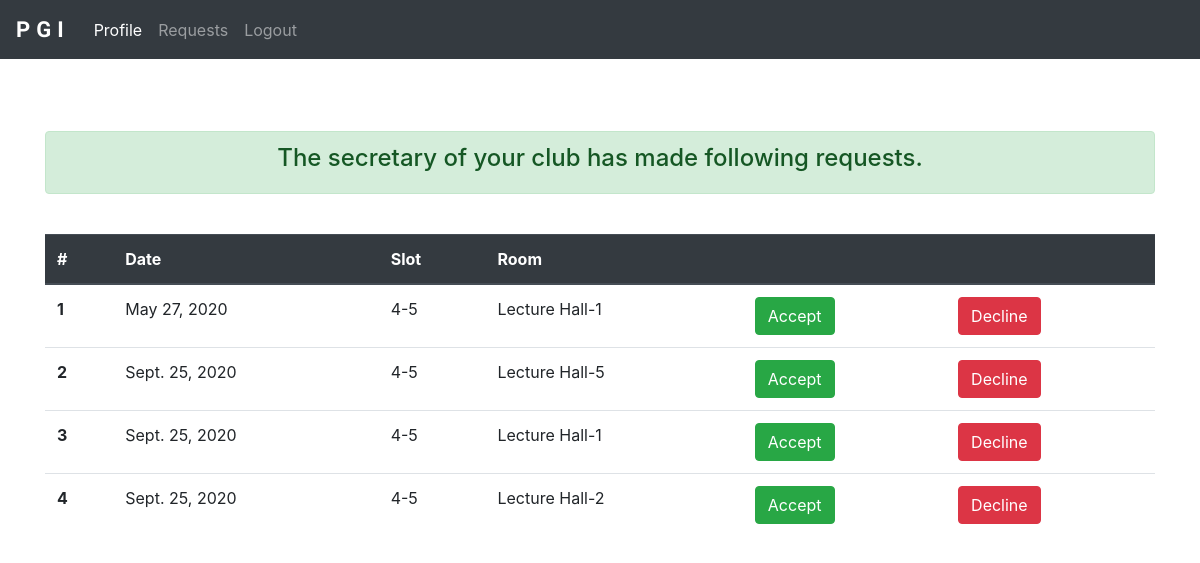
Screenshot of /pgi_app/oi_request/ (signed in) with the database file from the repository.
### pgi_app/models.py (models this page shows, shortened)
class request_db(models.Model):
    request_id=models.IntegerField(default=0,primary_key=True)
    authority=models.ForeignKey(User,null=True,on_delete=models.DO_NOTHING)
    room=models.ForeignKey(room_db,on_delete=models.DO_NOTHING)
    date=models.DateField(null=True)
    SLOT=(
        ('4-5','4-5'),
        ('5-6','5-6'),
        ('6-7','6-7'),
        ('7-8','7-8'),
    )
    slot=models.CharField(max_length=200,null=True,choices=SLOT)
    STATUS=(
        ('-1','-1'),
        ('0','0'),
        ('1','1'),
        ('2','2'),
        ('3','3'),
        ('4','4'),
    )
    status=models.CharField(max_length=200,null=True,choices=STATUS)

class room_db(models.Model):
    room_number=models.CharField(max_length=200,primary_key=True)
    department=models.CharField(max_length=200,blank=True,null=True)
    def __str__(self):
        return self.room_number

### pgi_app/views.py (the view, shortened to what this page needs)
@login_required
def oi_request(request):
    curr_username=request.user.username
    oi_name=request.user.first_name +" "+request.user.last_name
    curr_club=authority_db.objects.get(user=request.user).club
    user_name=str(authority_db.objects.get(club=curr_club,designation='Club secretary'))
    user_obj=User.objects.get(username=user_name)
    secy_email=user_obj.email
    secy_name=user_obj.first_name+" " +user_obj.last_name
    requests_by_user=request_db.objects.filter(authority=user_obj,status='0')
    req_dict={'requests':requests_by_user}
    return render(request,'pgi_app/oi_request.html',req_dict)

### pgi_app/models.py (called while the page is built)
    def __str__(self):
        return self.user.username

### templates/pgi_app/oi_request.html (shortened to what this page needs)
<!DOCTYPE html>
{% load static %}
<html lang="en" dir="ltr">
  <head>
    <link rel="stylesheet" href="https://stackpath.bootstrapcdn.com/bootstrap/4.4.1/css/bootstrap.min.css">
    <link rel="stylesheet" href="{% static "CSS/oi_request.css" %}">
  </head>
  <body>
    <nav class="navbar navbar-expand-lg navbar-dark bg-dark">
      <a class="navbar-brand design" href="#"><b>PGI</b></a>
        <div class="collapse navbar-collapse" id="navbarSupportedContent">
          <ul class="navbar-nav mr-auto">
            <li class="nav-item active">
              <a class="nav-link  " href="{% url 'pgi_app:oi_profile' %}">Profile <span class="sr-only">(current)</span></a>
            </li>
            <li class="nav-item">
              <a class="nav-link " href="{% url 'pgi_app:oi_request' %}">Requests</a>
            </li>
            <li class="nav-item">
              <a class="nav-link"  href="{% url 'logout' %}">Logout</a>
            </li>
          </ul>
        </div>
      </nav>
<br>
<br>
<br>
<div class="container">
  <div class="alert alert-success pick" role="alert">
    <h4 class="alert-heading">The secretary of your club has made following requests.</h4>
  </div>
</div>
<br>
<form action = "{% url 'pgi_app:oi_request' %}" method="POST">
  <div class="container">
    <table class="table table-hover">
      <thead class="thead-dark">
        <tr>
          <th scope="col">#</th>
          <th scope="col">Date</th>
          <th scope="col">Slot</th>
          <th scope="col">Room</th>
          <th scope="col"></th>
          <th scope="col"></th>
        </tr>
      </thead>
      <tbody>
        {%for i in requests%}
        <tr>
          <th scope="row">{{forloop.counter}}</th>
          <td>{{i.date}}</td>
          <td>{{i.slot}}</td>
          <td>{{i.room}}</td>
          <td><button type="submit" class="btn btn-success" name=accept_verdict value={{i.request_id}}>Accept</button></td>
          <td><button type="submit" class="btn btn-danger" name=decline_verdict value={{i.request_id}}>Decline</button></td>
        </tr>
        {% endfor %}
      </tbody>
    </table>
  </div>
</form>
  </body>
</html>

### static/CSS/oi_request.css (style rules this page uses)
.design { font-family: 'Nothing You Could Do', cursive; font-size: 22px; letter-spacing: 6px; }
.pick { text-align: center; }

### rows the page displays
request_db: date "May 27, 2020", slot "4-5", room "Lecture Hall-1", {{ i.request_id }} 5 (drawn)
request_db: date "Sept. 25, 2020", slot "4-5", room "Lecture Hall-5", {{ i.request_id }} 6 (drawn)
request_db: date "Sept. 25, 2020", slot "4-5", room "Lecture Hall-1", {{ i.request_id }} 7 (drawn)
request_db: date "Sept. 25, 2020", slot "4-5", room "Lecture Hall-2", {{ i.request_id }} 8 (drawn)
